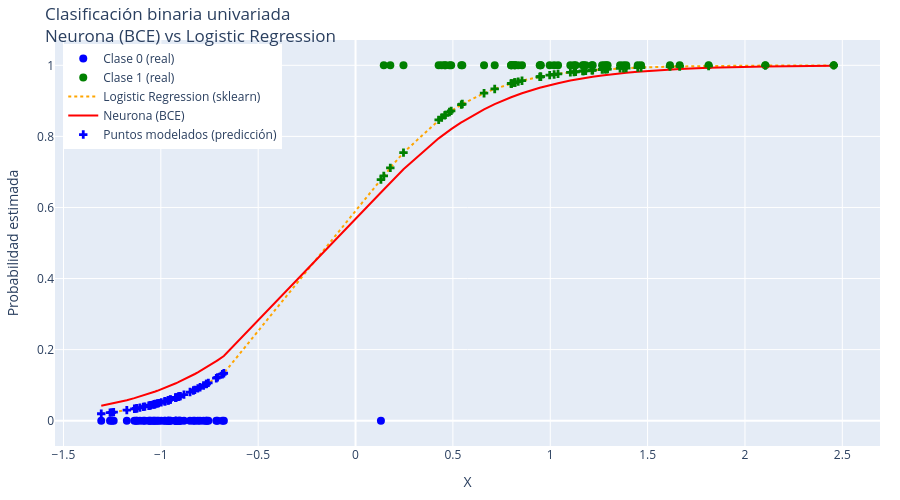

Notebook code for this chart:
### Markdown cell above
## Representación de Red Neuronal de la Regresión Logística Binaria
<a id="logregnn"></a>

La **regresión logística binaria** es equivalente a una **red neuronal de una sola capa** (sin capas ocultas) que contiene:

* Una o más **características de entrada**
* Una **única neurona de salida**
* Una **función de activación sigmoide** aplicada en la salida

Este es el equivalente neuronal del modelo utilizado para estimar la probabilidad de un resultado binario.


### 🔄 Forma Matemática

Dado un vector de entrada $\mathbf{x} \in \mathbb{R}^d$, el modelo calcula:

$$
z = \mathbf{w}^\top \mathbf{x} + b
$$

$$
\hat{y} = \sigma(z) = \frac{1}{1 + e^{-z}}
$$

Donde:

* $\sigma(z)$ es la **función sigmoide**
* $\hat{y} \in (0,1)$ se interpreta como la **probabilidad de la clase positiva**


### 🖼️ Diagrama de la Red Neuronal

A continuación se muestra un diagrama conceptual que representa la regresión logística binaria como una red neuronal:

![Red Neuronal para Regresión Logística Binaria](https://raw.githubusercontent.com/marsgr6/r-scripts/refs/heads/master/imgs/nn_logreg_binary.png)

### 🔍 Descripción de la Estructura:

* **Capa de entrada**: 3 características ($x_1, x_2, x_3$)
* **Nodo de sesgo (bias)**: Una entrada constante
* **Nodo de salida**: Una sola neurona etiquetada como `ŷ (sigmoid)` que aplica la **activación sigmoide**

Esta arquitectura calcula:

$$
\hat{y} = \sigma(w_1 x_1 + w_2 x_2 + w_3 x_3 + b)
$$

Esto refleja el modelo de **regresión logística binaria**, representado como una red neuronal de una sola capa.


### ✅ Características Clave

* **Transformación lineal** desde la entrada hasta la salida: $\mathbf{w}^\top \mathbf{x} + b$
* La **activación sigmoide** asegura que la salida esté entre 0 y 1
* **Función de pérdida**: entropía cruzada binaria

### 🧩 Resumen

| Componente     | Regresión Logística         | Equivalente en Red Neuronal                |
| -------------- | --------------------------- | ------------------------------------------ |
| Tipo de modelo | Clasificador lineal binario | Red neuronal de una sola capa con sigmoide |
| Activación     | Sigmoide                    | Sigmoide                                   |
| Salida         | Probabilidad de clase 1     | Igual                                      |
| Pérdida        | Entropía cruzada binaria    | Igual                                      |

Este ejemplo muestra cómo incluso las redes neuronales más simples están fuertemente relacionadas con los modelos estadísticos clásicos.

### Recursos

- [La Regresión logística Simple](https://nbviewer.org/github/marsgr6/analitica-online/blob/main/predictiva/Unidad_No_3_Regresion_logistica_simple.ipynb)

### Code cell
import numpy as np
import plotly.graph_objects as go
from sklearn.datasets import make_classification
from sklearn.linear_model import LogisticRegression
from sklearn.preprocessing import MinMaxScaler
from sklearn.metrics import accuracy_score, confusion_matrix, ConfusionMatrixDisplay

# 1. Generate data
X_uni, y_uni = make_classification(n_samples=100, n_features=1, n_informative=1,
                                   n_redundant=0, n_clusters_per_class=1, flip_y=0.03, random_state=42)

# 2. Scale input
scaler_uni = MinMaxScaler()
X_uni_scaled = scaler_uni.fit_transform(X_uni)

# 3. Sigmoid activation
def sigmoid(z):
    return 1 / (1 + np.exp(-z))

# 4. Initialize neural network
np.random.seed(0)
w_uni = np.random.randn(1, 1)
b_uni = np.zeros((1,))
lr = 0.25
n_epochs = 1000

# 5. Train with Binary Cross-Entropy
for epoch in range(n_epochs):
    z = X_uni_scaled @ w_uni + b_uni
    y_prob_uni_nn = sigmoid(z)

    eps = 1e-15
    y_clipped = np.clip(y_prob_uni_nn, eps, 1 - eps)
    loss = -np.mean(y_uni.reshape(-1, 1) * np.log(y_clipped) +
                    (1 - y_uni).reshape(-1, 1) * np.log(1 - y_clipped))

    error = y_prob_uni_nn - y_uni.reshape(-1, 1)
    dw = X_uni_scaled.T @ error / len(X_uni_scaled)
    db = np.mean(error)

    w_uni -= lr * dw
    b_uni -= lr * db

# 6. Predict with neural network
y_pred_uni_nn = (y_prob_uni_nn >= 0.5).astype(int)

# 7. Train logistic regression (sklearn)
model_uni = LogisticRegression()
model_uni.fit(X_uni, y_uni)
y_prob_lr = model_uni.predict_proba(X_uni)[:, 1]
y_pred_lr = model_uni.predict(X_uni)

# 8. Accuracy
acc_nn = accuracy_score(y_uni, y_pred_uni_nn)
acc_lr = accuracy_score(y_uni, y_pred_lr)

# 9. Sorted for plotting
sorted_idx = np.argsort(X_uni[:, 0])
X_sorted = X_uni[sorted_idx].flatten()
X_scaled_sorted = X_uni_scaled[sorted_idx]
y_prob_nn_sorted = sigmoid(X_scaled_sorted @ w_uni + b_uni).flatten()
y_prob_lr_sorted = y_prob_lr[sorted_idx]
y_pred_cls_sorted = y_pred_lr[sorted_idx]

# 10. Create Plotly figure
fig = go.Figure()

# True class data points
fig.add_trace(go.Scatter(
    x=X_uni[y_uni == 0].flatten(), y=y_uni[y_uni == 0],
    mode='markers', marker=dict(color='blue', size=8),
    name='Clase 0 (real)'
))
fig.add_trace(go.Scatter(
    x=X_uni[y_uni == 1].flatten(), y=y_uni[y_uni == 1],
    mode='markers', marker=dict(color='green', size=8),
    name='Clase 1 (real)'
))

# Prediction curve: sklearn logistic regression
fig.add_trace(go.Scatter(
    x=X_sorted, y=y_prob_lr_sorted,
    mode='lines', line=dict(color='orange', dash='dot'),
    name='Logistic Regression (sklearn)'
))

# Prediction curve: neural network with BCE
fig.add_trace(go.Scatter(
    x=X_sorted, y=y_prob_nn_sorted,
    mode='lines', line=dict(color='red'),
    name='Neurona (BCE)'
))

# Modeled points (predicted class)
fig.add_trace(go.Scatter(
    x=X_sorted, y=y_prob_lr_sorted,
    mode='markers',
    marker=dict(
        color=['green' if c == 1 else 'blue' for c in y_pred_cls_sorted],
        size=7,
        symbol='cross'
    ),
    name='Puntos modelados (predicción)'
))

# Layout
fig.update_layout(
    title="Clasificación binaria univariada<br>Neurona (BCE) vs Logistic Regression",
    xaxis_title="X",
    yaxis_title="Probabilidad estimada",
    height=500,
    legend=dict(x=0.01, y=0.99),
    margin=dict(l=20, r=20, t=40, b=20)
)

fig.show()

# 11. Print accuracy and confusion matrices
print("📊 Accuracy:")
print(f"Neural Network (BCE): {acc_nn:.2f}")
print(f"Logistic Regression:  {acc_lr:.2f}")

# 9. Plot confusion matrices
cm_multi_nn = confusion_matrix(y_uni, y_pred_uni_nn)
cm_multi_lr = confusion_matrix(y_uni, y_pred_lr)

fig, axes = plt.subplots(1, 2, figsize=(12, 5))
ConfusionMatrixDisplay(cm_multi_nn).plot(ax=axes[0], cmap='Reds')
axes[0].set_title("Neural Network - Univariate")

ConfusionMatrixDisplay(cm_multi_lr).plot(ax=axes[1], cmap='Blues')
axes[1].set_title("Logistic Regression - Univariate")

# Print the coefficients
print("Logreg Coefficients:", model_uni.coef_)
print("Logreg Intercept:", model_uni.intercept_)

### Figure 1 — Plotly figure (JSON) as saved in the notebook; plotly's stock layout.template omitted (floating-point values rounded to 4 significant figures)
{"data": [{"marker": {"color": "blue", "size": 8}, "mode": "markers", "name": "Clase 0 (real)", "type": "scatter", "x": [-1.122, -1.107, -1.242, 0.1304, -0.9613, -0.9235, -1.09, -0.9627, -0.9006, -0.6763, -0.8253, -1.062, -0.7151, -0.9231, -0.684, -0.9071, -1.127, -1.082, -0.7667, -0.7558, -0.7983, -1.261, -1.04, -0.7088, -1.028, -0.9008, -0.7806, -0.9809, -0.9225, -1.018, -0.9772, -0.8099, -1.011, -0.9239, -0.9101, -1.052, -0.9978, -1.306, -0.7647, -1.034, -0.9613, -0.8811, -0.9518, -0.9503, -0.8327, -1.057, -1.136, -1.252, -0.85, -1.175], "y": [0, 0, 0, 0, 0, 0, 0, 0, 0, 0, 0, 0, 0, 0, 0, 0, 0, 0, 0, 0, 0, 0, 0, 0, 0, 0, 0, 0, 0, 0, 0, 0, 0, 0, 0, 0, 0, 0, 0, 0, 0, 0, 0, 0, 0, 0, 0, 0, 0, 0]}, {"marker": {"color": "green", "size": 8}, "mode": "markers", "name": "Clase 1 (real)", "type": "scatter", "x": [1.214, 0.4616, 0.1452, 0.8015, 0.427, 1.218, 0.9972, 0.8549, 1.466, 1.103, 0.4824, 0.9516, 0.8159, 1.279, 0.4912, 0.7147, 1.122, 1.02, 1.294, 0.1786, 0.8199, 1.813, 1.359, 0.5484, 0.4423, 0.7991, 0.5432, 1.182, 1.39, 1.13, 2.456, 0.949, -1.033, 0.946, 0.2462, 2.105, 1.449, 1.288, 1.166, 1.172, 0.66, 1.04, 1.615, 0.4578, 1.376, 0.8173, 1.665, 1.266, 0.799, 0.8354], "y": [1, 1, 1, 1, 1, 1, 1, 1, 1, 1, 1, 1, 1, 1, 1, 1, 1, 1, 1, 1, 1, 1, 1, 1, 1, 1, 1, 1, 1, 1, 1, 1, 1, 1, 1, 1, 1, 1, 1, 1, 1, 1, 1, 1, 1, 1, 1, 1, 1, 1]}, {"line": {"color": "orange", "dash": "dot"}, "mode": "lines", "name": "Logistic Regression (sklearn)", "type": "scatter", "x": [-1.306, -1.261, -1.252, -1.242, -1.175, -1.136, -1.127, -1.122, -1.107, -1.09, -1.082, -1.062, -1.057, -1.052, -1.04, -1.034, -1.033, -1.028, -1.018, -1.011, -0.9978, -0.9809, -0.9772, -0.9627, -0.9613, -0.9613, -0.9518, -0.9503, -0.9239, -0.9235, -0.9231, -0.9225, -0.9101, -0.9071, -0.9008, -0.9006, -0.8811, -0.85, -0.8327, -0.8253, -0.8099, -0.7983, -0.7806, -0.7667, -0.7647, -0.7558, -0.7151, -0.7088, -0.684, -0.6763, 0.1304, 0.1452, 0.1786, 0.2462, 0.427, 0.4423, 0.4578, 0.4616, 0.4824, 0.4912, 0.5432, 0.5484, 0.66, 0.7147, 0.799, 0.7991, 0.8015, 0.8159, 0.8173, 0.8199, 0.8354, 0.8549, 0.946, 0.949, 0.9516, 0.9972, 1.02, 1.04, 1.103, 1.122, 1.13, 1.166, 1.172, 1.182, 1.214, 1.218, 1.266, 1.279, 1.288, 1.294, 1.359, 1.376, 1.39, 1.449, 1.466, 1.615, 1.665, 1.813, 2.105, 2.456], "y": [0.0196, 0.02262, 0.0233, 0.02401, 0.0297, 0.03355, 0.03452, 0.03504, 0.03672, 0.03876, 0.03969, 0.04224, 0.04294, 0.04359, 0.04523, 0.046, 0.04628, 0.04689, 0.04836, 0.04944, 0.05152, 0.05426, 0.05489, 0.05737, 0.05761, 0.05761, 0.05931, 0.05959, 0.06456, 0.06465, 0.06473, 0.06485, 0.06733, 0.06793, 0.06924, 0.06928, 0.07347, 0.08064, 0.0849, 0.08679, 0.09083, 0.09397, 0.09898, 0.1031, 0.1037, 0.1064, 0.1196, 0.1218, 0.1306, 0.1335, 0.6782, 0.6886, 0.7114, 0.7542, 0.8465, 0.8528, 0.8591, 0.8606, 0.8684, 0.8717, 0.8894, 0.891, 0.9215, 0.9334, 0.9485, 0.9486, 0.9489, 0.9511, 0.9514, 0.9517, 0.954, 0.9567, 0.9674, 0.9677, 0.968, 0.9723, 0.9742, 0.9758, 0.9802, 0.9813, 0.9818, 0.9838, 0.9841, 0.9846, 0.9861, 0.9862, 0.9882, 0.9887, 0.989, 0.9892, 0.9912, 0.9917, 0.9921, 0.9935, 0.9938, 0.9962, 0.9967, 0.998, 0.9992, 0.9997]}, {"line": {"color": "red"}, "mode": "lines", "name": "Neurona (BCE)", "type": "scatter", "x": [-1.306, -1.261, -1.252, -1.242, -1.175, -1.136, -1.127, -1.122, -1.107, -1.09, -1.082, -1.062, -1.057, -1.052, -1.04, -1.034, -1.033, -1.028, -1.018, -1.011, -0.9978, -0.9809, -0.9772, -0.9627, -0.9613, -0.9613, -0.9518, -0.9503, -0.9239, -0.9235, -0.9231, -0.9225, -0.9101, -0.9071, -0.9008, -0.9006, -0.8811, -0.85, -0.8327, -0.8253, -0.8099, -0.7983, -0.7806, -0.7667, -0.7647, -0.7558, -0.7151, -0.7088, -0.684, -0.6763, 0.1304, 0.1452, 0.1786, 0.2462, 0.427, 0.4423, 0.4578, 0.4616, 0.4824, 0.4912, 0.5432, 0.5484, 0.66, 0.7147, 0.799, 0.7991, 0.8015, 0.8159, 0.8173, 0.8199, 0.8354, 0.8549, 0.946, 0.949, 0.9516, 0.9972, 1.02, 1.04, 1.103, 1.122, 1.13, 1.166, 1.172, 1.182, 1.214, 1.218, 1.266, 1.279, 1.288, 1.294, 1.359, 1.376, 1.39, 1.449, 1.466, 1.615, 1.665, 1.813, 2.105, 2.456], "y": [0.04179, 0.04673, 0.04781, 0.04894, 0.05773, 0.06344, 0.06485, 0.06561, 0.06802, 0.07093, 0.07223, 0.07578, 0.07674, 0.07764, 0.07988, 0.08092, 0.08131, 0.08212, 0.08409, 0.08553, 0.08828, 0.09186, 0.09267, 0.09586, 0.09617, 0.09617, 0.09833, 0.09869, 0.1049, 0.105, 0.1051, 0.1053, 0.1083, 0.1091, 0.1107, 0.1107, 0.1158, 0.1243, 0.1292, 0.1314, 0.136, 0.1396, 0.1452, 0.1497, 0.1504, 0.1533, 0.1675, 0.1698, 0.179, 0.182, 0.6421, 0.6508, 0.6702, 0.7077, 0.7944, 0.8008, 0.8072, 0.8087, 0.8169, 0.8203, 0.8392, 0.8411, 0.876, 0.8906, 0.9101, 0.9101, 0.9106, 0.9136, 0.9139, 0.9144, 0.9175, 0.9212, 0.9367, 0.9372, 0.9376, 0.9441, 0.9472, 0.9497, 0.957, 0.9589, 0.9598, 0.9632, 0.9637, 0.9646, 0.9673, 0.9677, 0.9714, 0.9722, 0.9729, 0.9733, 0.9773, 0.9783, 0.979, 0.982, 0.9827, 0.9882, 0.9896, 0.9929, 0.9966, 0.9986]}, {"marker": {"color": ["blue", "blue", "blue", "blue", "blue", "blue", "blue", "blue", "blue", "blue", "blue", "blue", "blue", "blue", "blue", "blue", "blue", "blue", "blue", "blue", "blue", "blue", "blue", "blue", "blue", "blue", "blue", "blue", "blue", "blue", "blue", "blue", "blue", "blue", "blue", "blue", "blue", "blue", "blue", "blue", "blue", "blue", "blue", "blue", "blue", "blue", "blue", "blue", "blue", "blue", "green", "green", "green", "green", "green", "green", "green", "green", "green", "green", "green", "green", "green", "green", "green", "green", "green", "green", "green", "green", "green", "green", "green", "green", "green", "green", "green", "green", "green", "green", "green", "green", "green", "green", "green", "green", "green", "green", "green", "green", "green", "green", "green", "green", "green", "green", "green", "green", "green", "green"], "size": 7, "symbol": "cross"}, "mode": "markers", "name": "Puntos modelados (predicción)", "type": "scatter", "x": [-1.306, -1.261, -1.252, -1.242, -1.175, -1.136, -1.127, -1.122, -1.107, -1.09, -1.082, -1.062, -1.057, -1.052, -1.04, -1.034, -1.033, -1.028, -1.018, -1.011, -0.9978, -0.9809, -0.9772, -0.9627, -0.9613, -0.9613, -0.9518, -0.9503, -0.9239, -0.9235, -0.9231, -0.9225, -0.9101, -0.9071, -0.9008, -0.9006, -0.8811, -0.85, -0.8327, -0.8253, -0.8099, -0.7983, -0.7806, -0.7667, -0.7647, -0.7558, -0.7151, -0.7088, -0.684, -0.6763, 0.1304, 0.1452, 0.1786, 0.2462, 0.427, 0.4423, 0.4578, 0.4616, 0.4824, 0.4912, 0.5432, 0.5484, 0.66, 0.7147, 0.799, 0.7991, 0.8015, 0.8159, 0.8173, 0.8199, 0.8354, 0.8549, 0.946, 0.949, 0.9516, 0.9972, 1.02, 1.04, 1.103, 1.122, 1.13, 1.166, 1.172, 1.182, 1.214, 1.218, 1.266, 1.279, 1.288, 1.294, 1.359, 1.376, 1.39, 1.449, 1.466, 1.615, 1.665, 1.813, 2.105, 2.456], "y": [0.0196, 0.02262, 0.0233, 0.02401, 0.0297, 0.03355, 0.03452, 0.03504, 0.03672, 0.03876, 0.03969, 0.04224, 0.04294, 0.04359, 0.04523, 0.046, 0.04628, 0.04689, 0.04836, 0.04944, 0.05152, 0.05426, 0.05489, 0.05737, 0.05761, 0.05761, 0.05931, 0.05959, 0.06456, 0.06465, 0.06473, 0.06485, 0.06733, 0.06793, 0.06924, 0.06928, 0.07347, 0.08064, 0.0849, 0.08679, 0.09083, 0.09397, 0.09898, 0.1031, 0.1037, 0.1064, 0.1196, 0.1218, 0.1306, 0.1335, 0.6782, 0.6886, 0.7114, 0.7542, 0.8465, 0.8528, 0.8591, 0.8606, 0.8684, 0.8717, 0.8894, 0.891, 0.9215, 0.9334, 0.9485, 0.9486, 0.9489, 0.9511, 0.9514, 0.9517, 0.954, 0.9567, 0.9674, 0.9677, 0.968, 0.9723, 0.9742, 0.9758, 0.9802, 0.9813, 0.9818, 0.9838, 0.9841, 0.9846, 0.9861, 0.9862, 0.9882, 0.9887, 0.989, 0.9892, 0.9912, 0.9917, 0.9921, 0.9935, 0.9938, 0.9962, 0.9967, 0.998, 0.9992, 0.9997]}], "layout": {"height": 500, "legend": {"x": 0.01, "y": 0.99}, "margin": {"b": 20, "l": 20, "r": 20, "t": 40}, "title": {"text": "Clasificación binaria univariada<br>Neurona (BCE) vs Logistic Regression"}, "xaxis": {"title": {"text": "X"}}, "yaxis": {"title": {"text": "Probabilidad estimada"}}}}
